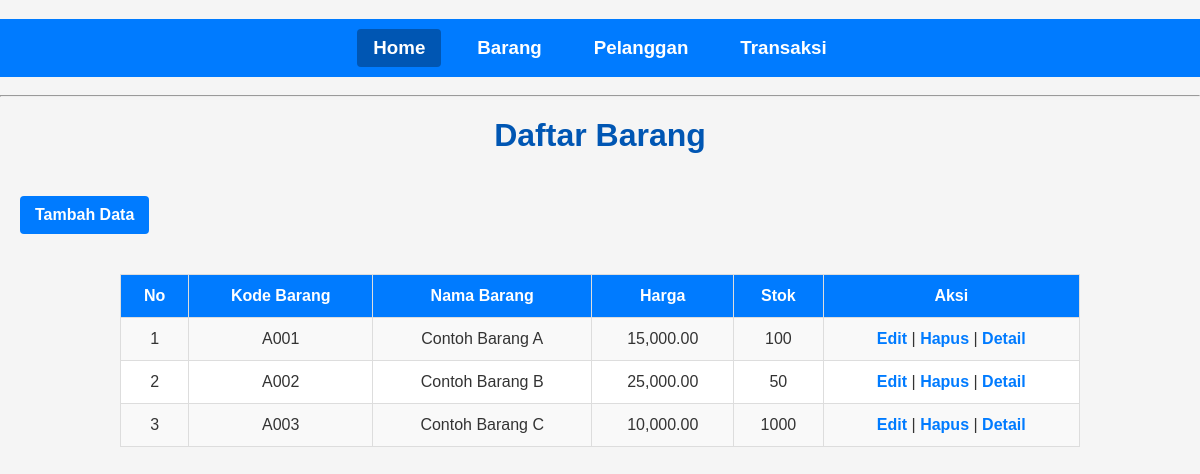
Screenshot of /barang.php with the database file from the repository.
### tables this page shows
CREATE TABLE `produk` (
  `no` int(11) NOT NULL,
  `kd_brg` varchar(15) NOT NULL,
  `nama_brg` varchar(30) NOT NULL,
  `harga` int(30) NOT NULL,
  `stok` int(20) NOT NULL
);

### barang.php (the view, shortened to what this page needs)
<?php
include 'koneksi.php';
$result = $conn->query("SELECT * FROM produk");
?>
<!DOCTYPE html>
<html>
<head>
</head>
<body>
<h3>
<nav>
        <ul class="nav-menu">
            <a href="home.php" class="active"> Home </a>
            <a href="barang.php"> Barang </a>
            <a href="pelanggan.php"> Pelanggan </a>
            <a href="transaksi.php"> Transaksi </a>
        </ul>
    </nav>
</h3>
<hr>
    <h1>Daftar Barang</h1>
    <a href="tambah_brg.php">Tambah Data</a>
    <table border="1" cellspacing="0" cellpadding="5">
        <tr>
            <th>No</th>
            <th>Kode Barang</th>
            <th>Nama Barang</th>
            <th>Harga</th>
            <th>Stok</th>
            <th>Aksi</th>
        </tr>
        <?php $no = 1; while ($row = $result->fetch_assoc()): ?>
        <tr>
            <td><?= $no++; ?></td>
            <td><?= $row['kd_brg']; ?></td>
            <td><?= $row['nama_brg']; ?></td>
            <td><?= number_format($row['harga'], 2); ?></td>
            <td><?= $row['stok']; ?></td>
            <td>
                <a href="edit_brg.php?no=<?= $row['no']; ?>">Edit</a> |
                <a href="hapus_brg.php?no=<?= $row['no']; ?>" onclick="return confirm('Apakah Anda yakin?')">Hapus</a> |
                <a href="detail_brg.php?no=<?= $row['no']; ?>">Detail</a>
            </td>
        </tr>
        <?php endwhile; ?>
    </table>
</body>
</html>

### barang.php (style rules this page uses)
body { font-family: Arial, sans-serif; margin: 0; padding: 0; background-color: #f5f5f5; color: #333; }
nav { background-color: #007bff; padding: 10px 0; }
.nav-menu { display: flex; justify-content: center; list-style: none; gap: 20px; padding: 0; margin: 0; }
.nav-menu a { color: #fff; text-decoration: none; padding: 8px 16px; border-radius: 4px; font-weight: bold; }
.nav-menu a.active, .nav-menu a:hover { background-color: #0056b3; }
h1 { text-align: center; color: #0056b3; margin-top: 20px; }
a[href="tambah_brg.php"] { display: inline-block; margin: 20px; padding: 10px 15px; background-color: #007bff; color: #fff; text-decoration: none; border-radius: 4px; font-weight: bold; }
table { width: 80%; margin: 20px auto; border-collapse: collapse; background-color: #fff; }
table, th, td { border: 1px solid #ddd; }
th, td { padding: 12px; text-align: center; }
th { background-color: #007bff; color: #fff; }
tr:nth-child(even) { background-color: #f9f9f9; }
table td a { color: #007bff; text-decoration: none; font-weight: bold; }

### rows the page displays
produk: kd_brg "A001", nama_brg "Contoh Barang A", harga "15,000.00", stok "100"
produk: kd_brg "A002", nama_brg "Contoh Barang B", harga "25,000.00", stok "50"
produk: kd_brg "A003", nama_brg "Contoh Barang C", harga "10,000.00", stok "1000"
